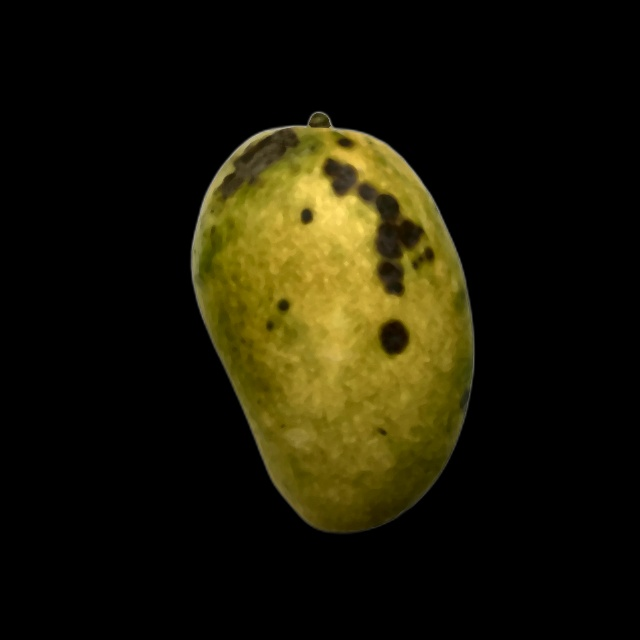
#> input picture cleaned_data/overripe/image_0_107.jpg, 640 x 640 px
$ jupyter execute --allow-errors edge_detection_wk.ipynb   (older library calls are emulated)
#> lines starting #> are read from the running program, lines starting #| are printed output that depends on the picture; after the words box and inside, x2 and y2 are one past the last pixel; in counts of white or black regions, pixels touching at a corner belong together
#> further down, sample_img is the input picture: shape (640, 640, 3); mean B, G, R 5.8, 23.7, 27.1
# 📐 Edge & Shape Deformity Detection for Mango Ripeness Assessment
### Developer: Wei Kang
**Module:** Geometric & Edge-Based Analysis
**Dataset:** `cleaned_data` (Background-Removed Mango Dataset)

---

## Executive Summary
Fruit ripeness and quality grading can be evaluated by analyzing external surface features. As mangoes ripen and eventually become overripe, their skin undergoes significant changes:
- **Unripe:** Smooth surface with minimal defects.
- **Fully Ripe:** Minor natural wrinkles or lenticels.
- **Overripe:** Extensive skin structural breakdown, deep wrinkles, sunken necrotic lesions, and noticeable shape deformities (dents).

### Technical Objectives:
1. **Classical Edge Baseline Study:** Implement, analyze, and benchmark 4 classical edge detection algorithms (Sobel, Prewitt, Scharr, and Canny) to detect surface textural defects.
2. **Quantitative Benchmarking:** Evaluate these baselines using Classification Accuracy and Macro F1-Score to identify the most robust edge extractor.
3. **Enhanced Hybrid Geometric-Edge Pipeline:** Develop an enhanced pipeline combining the best classical edge detector with geometric shape features (Circularity, Aspect Ratio, Convexity Defects) to holistically evaluate both surface texture and structural shape deformity.
4. **SMART Verification:** Ensure the final model achieves an accuracy of $\ge 85\%$ and operates within a latency of $< 200	ext{ ms}$ per image.
5. **Prototype Integration:** Export the trained model for deployment in the interactive prototype.

## 1. Environment Setup & Parameters
Importing required computer vision, data manipulation, and machine learning libraries.

[cell 1]
import os
import glob
import time
import cv2
import numpy as np
import pandas as pd
import matplotlib.pyplot as plt
import seaborn as sns
from tqdm.notebook import tqdm
import joblib

from sklearn.preprocessing import StandardScaler
from sklearn.ensemble import RandomForestClassifier
from sklearn.svm import SVC
from sklearn.calibration import CalibratedClassifierCV
from sklearn.metrics import accuracy_score, classification_report, confusion_matrix, f1_score

# Set random seed for reproducibility
np.random.seed(42)

# Path Configurations
DATASET_ROOT = '../cleaned_data'
OUTPUT_DIR = '../output/geometry_based'
os.makedirs(OUTPUT_DIR, exist_ok=True)

CLASSES = ['unripe', 'fully_ripe', 'overripe']
SPLITS = ['train', 'test']

print(f"[Info] Dataset root: {os.path.abspath(DATASET_ROOT)}")
print(f"[Info] Output directory: {os.path.abspath(OUTPUT_DIR)}")

## 2. Dataset Inspection & Distribution
Verifying the number of images across train and test splits for each ripeness class.

[cell 2]
dataset_summary = []
for split in SPLITS:
    for cls in CLASSES:
        pattern = os.path.join(DATASET_ROOT, split, cls, '*.*')
        paths = glob.glob(pattern)
        dataset_summary.append({
            'Split': split,
            'Class': cls,
            'Image Count': len(paths)
        })

df_summary = pd.DataFrame(dataset_summary)
display(df_summary)

total_images = df_summary['Image Count'].sum()
print(f"[Info] Total Dataset Size: {total_images} images")

## 3. Preprocessing: Fruit Masking & Boundary Ring Erosion
Since the dataset has a standardized black background, we extract the mango region using thresholding.
To prevent false-positive edge detections along the extreme perimeter (the transition from mango to black background), we heavily erode the binary mask. All edge detection will be strictly confined to this **interior mask**.

**Mathematical Formulation:**
1. **Mask:** $M(x, y) = 1$ if $I_{gray}(x, y) > 10$ else $0$
2. **Interior Mask:** $M_{interior} = M \ominus B_{15\times 15}$ (Erosion with $15\times 15$ kernel)

[cell 3]
def get_preprocessing_masks(img_bgr, threshold=10, erode_ksize=15):
    """Extracts the bounding fruit mask and an eroded interior mask."""
#> called with threshold = 10, erode_ksize = 15
    gray = cv2.cvtColor(img_bgr, cv2.COLOR_BGR2GRAY)
    _, mask = cv2.threshold(gray, threshold, 255, cv2.THRESH_BINARY)
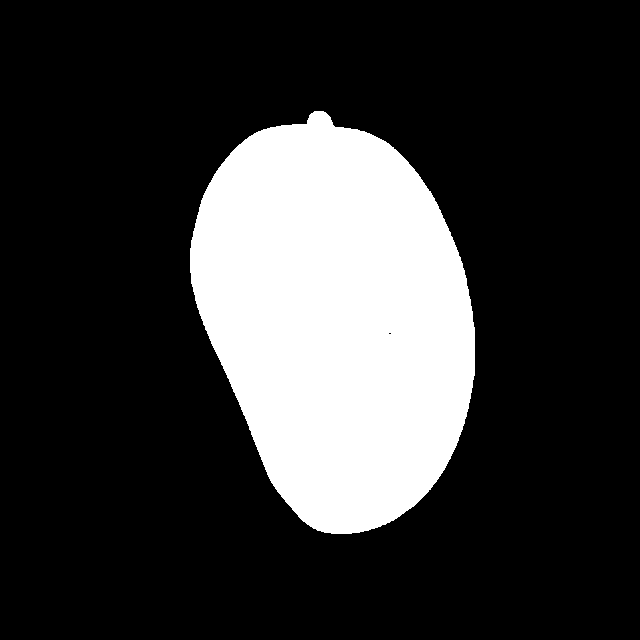
#> mask: shape (640, 640); 21.5% white; 1 white region, box (x1, y1, x2, y2) and area: (190, 111, 475, 534) 88180

    # Erode to get inner surface only (ignoring boundary transition)
    kernel = np.ones((erode_ksize, erode_ksize), np.uint8)
    interior_mask = cv2.erode(mask, kernel, iterations=1)
#> interior_mask: shape (640, 640); 19.1% white; 1 white region, box (x1, y1, x2, y2) and area: (197, 120, 468, 527) 78231

    return gray, mask, interior_mask

[cell 4]
import matplotlib.pyplot as plt

# Grab the first image in the dataset to test
#> (the rest of this cell did not finish here and is left out)

## 4. Methodology: 4 Distinct Baseline Edge Detectors
We implement 4 classical edge detection algorithms to quantify surface wrinkling and spotting. The edge density is calculated as the proportion of edge pixels within the interior mask.

1. **Sobel Edge Detection:** Computes gradients using $3\times3$ kernels for horizontal and vertical changes.
2. **Prewitt Edge Detection:** Similar to Sobel but without the smoothing weight, making it slightly more sensitive to high-frequency noise.
3. **Scharr Edge Detection:** Uses optimized filter weights for better rotational invariance and stronger gradient responses than Sobel.
4. **Canny Edge Detection:** A multi-stage algorithm (Gaussian blur, gradient calculation, non-maximum suppression, and hysteresis thresholding) providing optimal, thin edges.

[cell 5]
def extract_baseline_edges(gray, interior_mask):
    """Applies 4 edge detection algorithms and masks them to the interior."""
    # 1. Sobel
    sobelx = cv2.Sobel(gray, cv2.CV_64F, 1, 0, ksize=3)
    sobely = cv2.Sobel(gray, cv2.CV_64F, 0, 1, ksize=3)
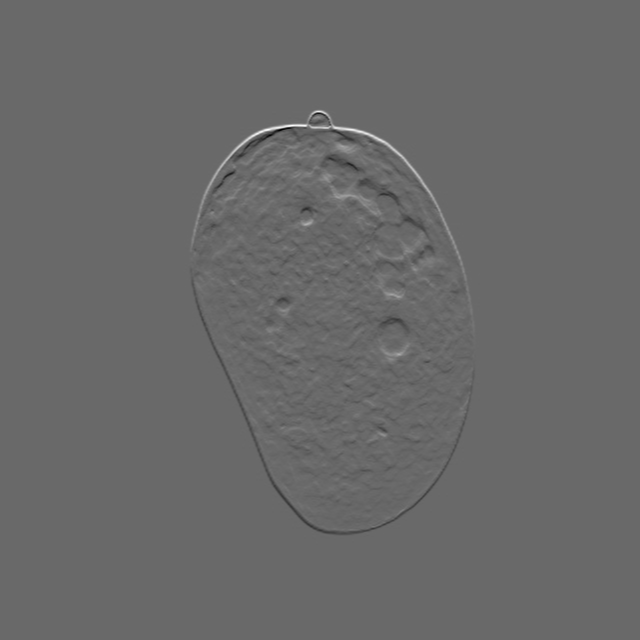
#> sobely: shape (640, 640) float64; min -404, max 572, mean 0; drawn with min black and max white
    sobel_mag = np.uint8(np.absolute(sobelx) + np.absolute(sobely))
    _, sobel_edges = cv2.threshold(sobel_mag, 50, 255, cv2.THRESH_BINARY)
#> sobel_edges: shape (640, 640); 5.7% white; 609 white regions (487 under 20 px), largest, box (x1, y1, x2, y2) and area: (189, 110, 476, 535) 13743, (372, 312, 413, 364) 863, (293, 189, 325, 232) 490
    sobel_edges = cv2.bitwise_and(sobel_edges, sobel_edges, mask=interior_mask)
#> sobel_edges: shape (640, 640); 4.3% white; 590 white regions (468 under 20 px), largest, box (x1, y1, x2, y2) and area: (209, 130, 447, 305) 7472, (372, 312, 413, 364) 829, (293, 189, 325, 232) 490

    # 2. Prewitt
    kernelx = np.array([[1, 1, 1], [0, 0, 0], [-1, -1, -1]])
    kernely = np.array([[-1, 0, 1], [-1, 0, 1], [-1, 0, 1]])
    prewittx = cv2.filter2D(gray, cv2.CV_64F, kernelx)
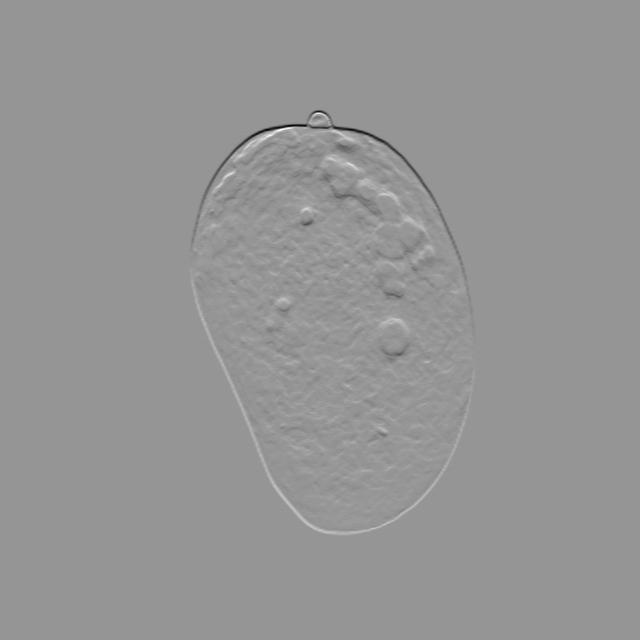
#> prewittx: shape (640, 640) float64; min -426, max 300, mean 0; drawn with min black and max white
    prewitty = cv2.filter2D(gray, cv2.CV_64F, kernely)
    prewitt_mag = np.uint8(np.absolute(prewittx) + np.absolute(prewitty))
    _, prewitt_edges = cv2.threshold(prewitt_mag, 50, 255, cv2.THRESH_BINARY)
#> prewitt_edges: shape (640, 640); 3.8% white; 469 white regions (409 under 20 px), largest, box (x1, y1, x2, y2) and area: (189, 110, 476, 535) 5847, (292, 151, 439, 305) 3998, (374, 315, 412, 364) 728
    prewitt_edges = cv2.bitwise_and(prewitt_edges, prewitt_edges, mask=interior_mask)
#> prewitt_edges: shape (640, 640); 2.6% white; 462 white regions (398 under 20 px), largest, box (x1, y1, x2, y2) and area: (292, 151, 439, 305) 3998, (374, 315, 412, 364) 699, (331, 135, 371, 154) 375

    # 3. Scharr
    scharrx = cv2.Scharr(gray, cv2.CV_64F, 1, 0)
    scharry = cv2.Scharr(gray, cv2.CV_64F, 0, 1)
    scharr_mag = np.uint8(np.absolute(scharrx) + np.absolute(scharry))
    _, scharr_edges = cv2.threshold(scharr_mag, 50, 255, cv2.THRESH_BINARY)
#> scharr_edges: shape (640, 640); 16.3% white; 59 white regions (57 under 20 px), largest, box (x1, y1, x2, y2) and area: (188, 109, 477, 536) 66833, (381, 507, 391, 513) 26
    scharr_edges = cv2.bitwise_and(scharr_edges, scharr_edges, mask=interior_mask)
#> scharr_edges: shape (640, 640); 14.1% white; 59 white regions (56 under 20 px), largest, box (x1, y1, x2, y2) and area: (197, 120, 468, 526) 57658, (299, 501, 320, 521) 116, (381, 507, 390, 512) 23

    # 4. Canny
    canny_edges = cv2.Canny(gray, 50, 150)
#> canny_edges: shape (640, 640); 0.96% white in thin lines or dots, all inside (x1, y1, x2, y2) = (190, 111, 475, 534)
    canny_edges = cv2.bitwise_and(canny_edges, canny_edges, mask=interior_mask)
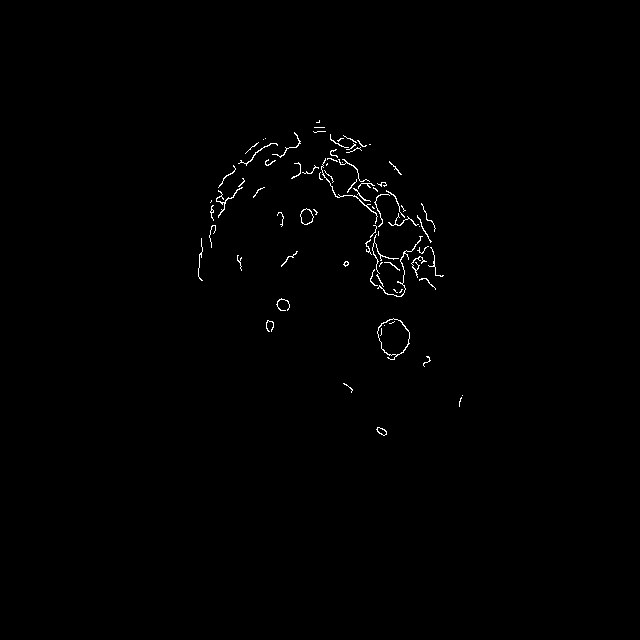
#> canny_edges: shape (640, 640); 0.57% white in thin lines or dots, all inside (x1, y1, x2, y2) = (198, 120, 463, 436)

    # Calculate Edge Densities
    area = np.sum(interior_mask > 0) + 1e-6
#> area = 78231
    densities = {
        'sobel_density': np.sum(sobel_edges > 0) / area,
        'prewitt_density': np.sum(prewitt_edges > 0) / area,
        'scharr_density': np.sum(scharr_edges > 0) / area,
        'canny_density': np.sum(canny_edges > 0) / area
    }
#> densities = {'sobel_density': 0.224, 'prewitt_density': 0.137, 'scharr_density': 0.74, 'canny_density': 0.0297}

    return densities, (sobel_edges, prewitt_edges, scharr_edges, canny_edges)

### Visualization: Edge Responses Across Baselines

[cell 6]
# Sample Visualization
sample_img_path = glob.glob(os.path.join(DATASET_ROOT, 'train', 'overripe', '*.*'))[0]
sample_img = cv2.imread(sample_img_path)
gray, mask, int_mask = get_preprocessing_masks(sample_img)
densities, edges = extract_baseline_edges(gray, int_mask)

fig, axes = plt.subplots(1, 5, figsize=(20, 5))
axes[0].imshow(cv2.cvtColor(sample_img, cv2.COLOR_BGR2RGB))
axes[0].set_title("Original Overripe Mango")
axes[0].axis('off')

titles = ['Sobel Edges', 'Prewitt Edges', 'Scharr Edges', 'Canny Edges']
for i in range(4):
    axes[i+1].imshow(edges[i], cmap='gray')
    axes[i+1].set_title(f"{titles[i]}\nDensity: {list(densities.values())[i]:.4f}")
    axes[i+1].axis('off')
plt.show()
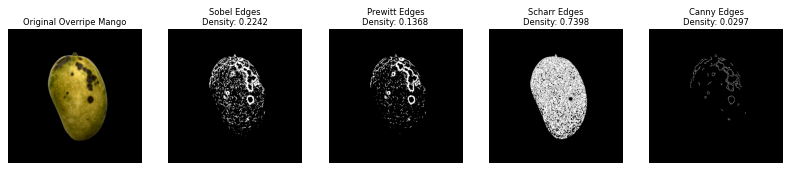
#> figure drawn by matplotlib, 5 panels

## 5. Feature Extraction: Baseline Edge Vectors
Iterating through the entire dataset to compute the 4 baseline edge density features for downstream benchmarking.

[cell 7]
base_features_list = []

print("[Info] Extracting Baseline Features...")
#> (the rest of this cell did not finish here and is left out)

## 6. Benchmark Evaluation: Quantitative Comparison of Baselines
To determine the most discriminative classical edge detector, we train an individual Random Forest model on each of the 4 features and evaluate their classification performance.

#> (a cell that did not finish here is left out)

## 7. Enhancement & Hybrid Pipeline: Geometric-Edge Method
As seen in the benchmark above, **none of the classical edge detection baselines** managed to meet our $85\%$ target accuracy. While they evaluate surface texture (wrinkling) to some extent, they fail to capture overall structural deformations such as severe dents seen in overripe mangoes.

To formulate an **Enhanced Hybrid Solution**, we extract advanced geometric shape analysis from the outer contour of the fruit and combine it with **each of the 4 baseline edge detectors** to discover the ultimate best-performing hybrid model:
1. **Circularity:** Evaluates the roundness perfection. Wrinkled/dented mangoes have higher perimeters relative to their area.
2. **Aspect Ratio:** Captures abnormal elongation or squashing.
3. **Normalized Convexity Defects:** Computes the depth of structural indentations (dents) relative to the bounding convex hull, normalized by area.
4. **Overall Sobel Gradient Magnitude:** Average gradient on the surface, which detects soft bruising.

[cell 9]
# [52 lines left out: function extract_geometric_features, not called in this run]

## 8. Performance Analysis: Baseline vs. Enhanced Pipeline
Extracting the geometric features, combining them with the 4 baseline edge densities, and benchmarking all 4 hybrid models.

[cell 10]
geom_features_list = []

print("[Info] Extracting Geometric Features...")
#> (the rest of this cell did not finish here and is left out)

[cell 11]
# Grab an overripe mango
sample_path = glob.glob(os.path.join(DATASET_ROOT, 'train', 'overripe', '*.*'))[0]
img_bgr = cv2.imread(sample_path)
gray, original_mask, interior_mask = get_preprocessing_masks(img_bgr)

# Get Contour
contours, _ = cv2.findContours(original_mask, cv2.RETR_EXTERNAL, cv2.CHAIN_APPROX_SIMPLE)
#> contours = 1 contour; box (x1, y1, x2, y2) and area: (190, 111, 475, 534) 87674
c = max(contours, key=cv2.contourArea)
#> c = contour of 517 points, box (x1, y1, x2, y2) (190, 111, 475, 534), area 87674

# Setup canvases
img_aspect = cv2.cvtColor(img_bgr.copy(), cv2.COLOR_BGR2RGB)
img_circularity = cv2.cvtColor(img_bgr.copy(), cv2.COLOR_BGR2RGB)
img_defects = cv2.cvtColor(img_bgr.copy(), cv2.COLOR_BGR2RGB)

# 1. Aspect Ratio
x, y, w, h = cv2.boundingRect(c)
#> x = 190; y = 111; w = 285; h = 423
cv2.rectangle(img_aspect, (x, y), (x + w, y + h), (255, 255, 0), 4)
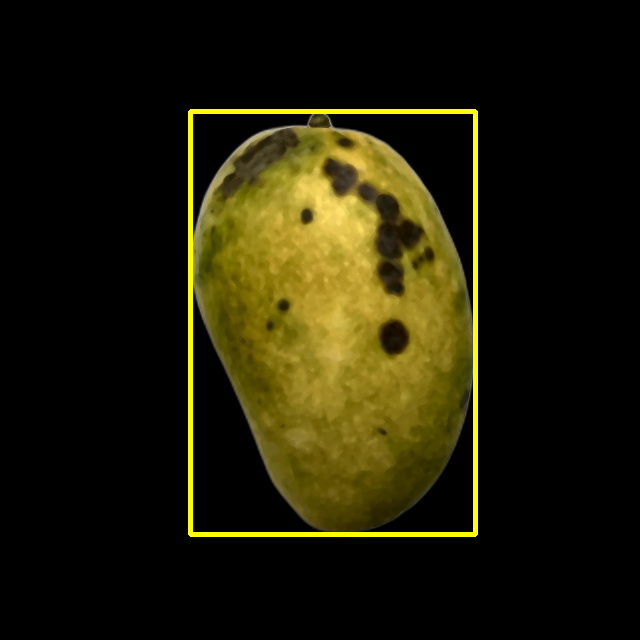
#> img_aspect: shape (640, 640, 3); mean R, G, B 31.4, 28.1, 5.7

# 2. Circularity
cv2.drawContours(img_circularity, [c], -1, (0, 191, 255), 4)
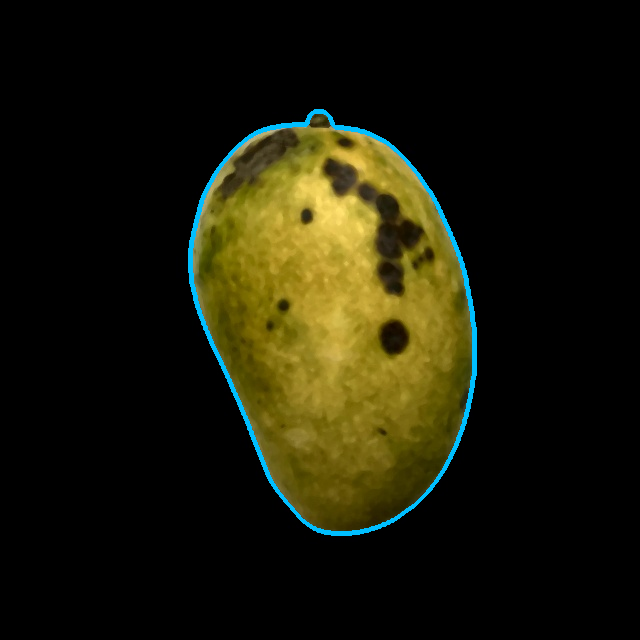
#> img_circularity: shape (640, 640, 3); mean R, G, B 26.6, 25.6, 8.5

# 3. Convexity Defects
hull = cv2.convexHull(c, returnPoints=False)
#> hull = 77 values, max 516 at index 0, min 0 at index 76, mean 255.3
hull_points = cv2.convexHull(c, returnPoints=True)
#> hull_points = contour of 77 points, box (x1, y1, x2, y2) (190, 111, 475, 534), area 88574
cv2.drawContours(img_defects, [hull_points], -1, (0, 255, 0), 3)
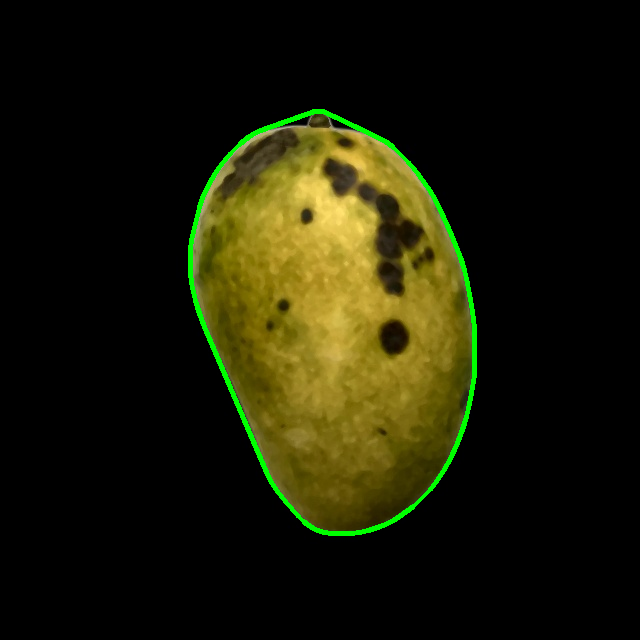
#> img_defects: shape (640, 640, 3); mean R, G, B 26.7, 26.7, 5.5

defects = cv2.convexityDefects(c, hull)
#> defects = 71 rows, first 6: [0, 20, 9, 2457], [20, 24, 23, 190], [24, 28, 25, 114], [28, 32, 29, 176], [32, 34, 33, 154], [34, 36, 35, 164]
if defects is not None:
    for i in range(defects.shape[0]):
        s, e, f, d = defects[i].flatten()
        farthest_point = tuple(c[f][0])
        depth = d / 256.0
        if depth > 3:
            cv2.circle(img_defects, farthest_point, 20, (255, 0, 0), -1)
#> this loop made 71 passes
#> (s, e, f, d, farthest_point, depth) on passes 1 to 12: (0, 20, 9, 2457, (306, 124), 9.6), (20, 24, 23, 190, (260, 131), 0.742), (24, 28, 25, 114, (257, 132), 0.445), (28, 32, 29, 176, (252, 135), 0.688), (32, 34, 33, 154, (246, 139), 0.602), (34, 36, 35, 164, (240, 144), 0.641), (37, 39, 38, 164, (230, 154), 0.641), (39, 41, 40, 160, (225, 160), 0.625), (41, 43, 42, 154, (221, 165), 0.602), (43, 47, 44, 142, (218, 169), 0.555), (47, 55, 54, 199, (211, 181), 0.777), (55, 67, 56, 114, (209, 184), 0.445)
#> (s, e, f, d, depth) on pass 71: (494, 516, 507, 2370, 9.26)
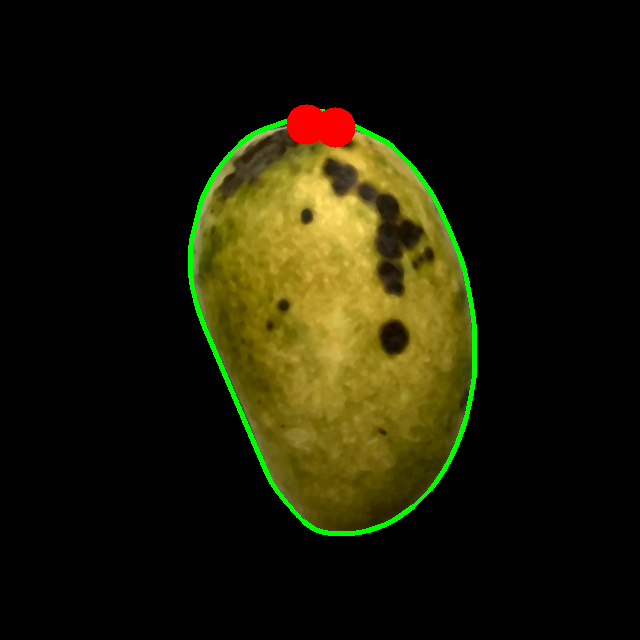
#> img_defects: shape (640, 640, 3); 0.56% of pixels changed, all inside (x1, y1, x2, y2) = (286, 104, 356, 148)

# 4. Sobel Gradient Heatmap
sobelx = cv2.Sobel(gray, cv2.CV_64F, 1, 0, ksize=3)
sobely = cv2.Sobel(gray, cv2.CV_64F, 0, 1, ksize=3)
sobel_mag = np.sqrt(sobelx**2 + sobely**2)
sobel_mag_masked = cv2.bitwise_and(sobel_mag, sobel_mag, mask=interior_mask)

# --- PLOT EVERYTHING ---
fig, axes = plt.subplots(1, 5, figsize=(25, 5))

axes[0].imshow(cv2.cvtColor(img_bgr, cv2.COLOR_BGR2RGB))
axes[0].set_title("1. Original Image")
axes[0].axis('off')

axes[1].imshow(img_aspect)
axes[1].set_title("2. Aspect Ratio (Sagging)")
axes[1].axis('off')

axes[2].imshow(img_circularity)
axes[2].set_title("3. Circularity (Contour Shape)")
axes[2].axis('off')

axes[3].imshow(img_defects)
axes[3].set_title("4. Convexity Defects (Shriveling)")
axes[3].axis('off')

im = axes[4].imshow(sobel_mag_masked, cmap='magma')
axes[4].set_title("5. Sobel Gradient (Soft Bruises)")
axes[4].axis('off')
plt.colorbar(im, ax=axes[4], fraction=0.046, pad=0.04)

plt.tight_layout()
plt.show()
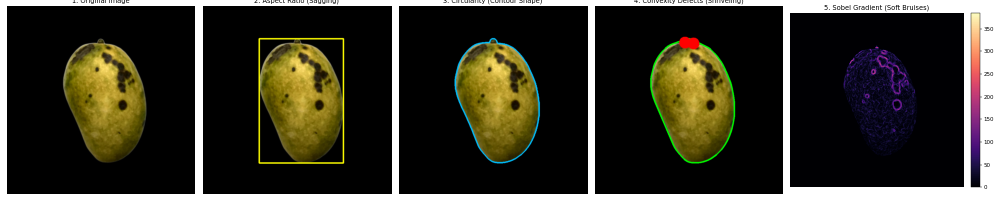
#> figure drawn by matplotlib, 6 panels
